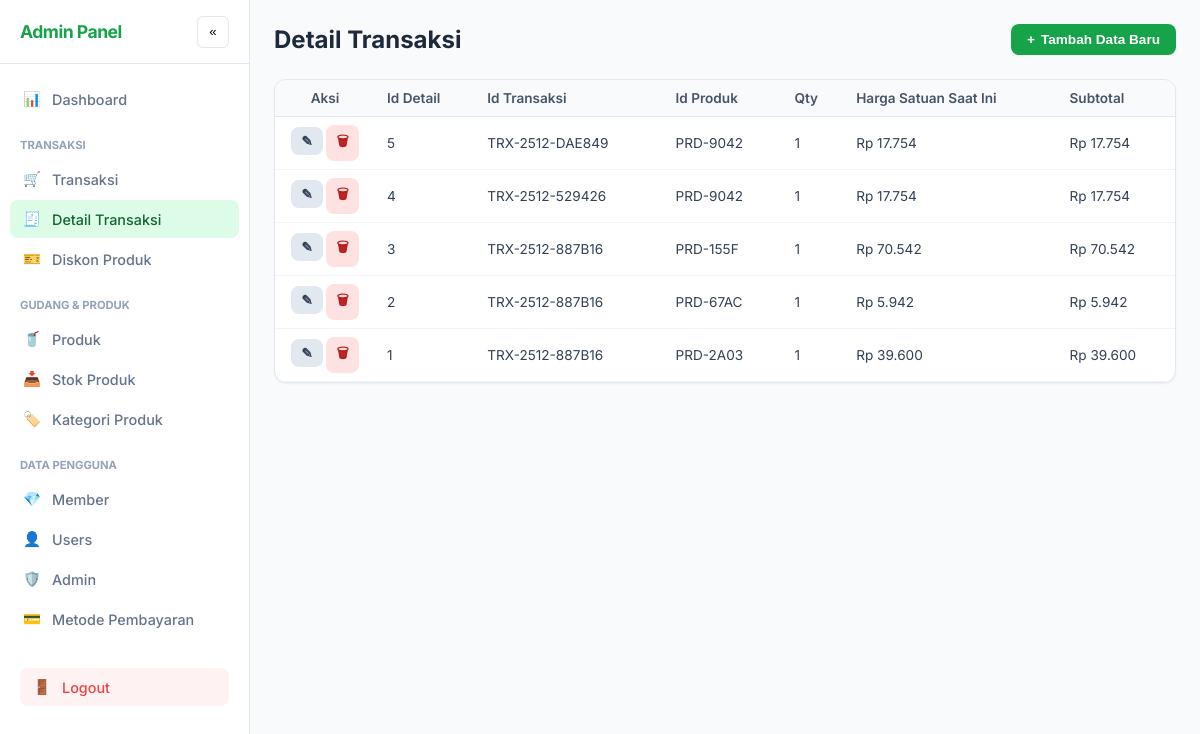
Screenshot of /admin.php?page=detail_transaksi (signed in) with the database file from the repository.
### tables this page shows
CREATE TABLE `detail_transaksi` (
  `id_detail` int(11) NOT NULL,
  `id_transaksi` varchar(20) DEFAULT NULL,
  `id_produk` varchar(10) DEFAULT NULL,
  `qty` int(11) DEFAULT NULL,
  `harga_satuan_saat_ini` decimal(10,2) DEFAULT NULL,
  `subtotal` decimal(10,2) DEFAULT NULL
);

### HTML/admin.php (the view, shortened to what this page needs)
<?php
require_once __DIR__ . '/../PHP/config.php';
$currentPage = $_GET['page'] ?? 'dashboard';
$allowedTables = [
    'transaksi', 'detail_transaksi',
    'stok_produk', 'produk',
    'kategori_produk', 'diskon_produk',
    'member', 'users', 'admin', 'metode_pembayaran'
];
$pkConfig = [
    'produk'            => 'id_produk',
    'member'            => 'id_member',
    'transaksi'         => 'id_transaksi',
    'users'             => 'Id_user',
    'admin'             => 'id_admin',
    'stok_produk'       => 'id_stok',
    'detail_transaksi'  => 'id_detail',
    'kategori_produk'   => 'id_kategori',
    'metode_pembayaran' => 'id_metode',
    'diskon_produk'     => 'id_diskon'
];
$menuIcons = [
    'dashboard'         => '📊',
    'transaksi'         => '🛒',
    'detail_transaksi'  => '🧾',
    'stok_produk'       => '📥',
    'produk'            => '🥤',
    'kategori_produk'   => '🏷️',
    'diskon_produk'     => '🎫',
    'member'            => '💎',
    'users'             => '👤',
    'admin'             => '🛡️',
    'metode_pembayaran' => '💳'
];
function formatRupiah($angka) {
    return "Rp " . number_format($angka, 0, ',', '.');
}
function getPrimaryKey($con, $table) {
    global $pkConfig;
    return $pkConfig[$table] ?? 'id';
}
function getTableColumns($con, $table) {
    $cols = [];
    $result = mysqli_query($con, "SHOW COLUMNS FROM $table");
    while ($row = mysqli_fetch_assoc($result)) {
        $cols[] = $row;
    }
    return $cols;
}
if (in_array($currentPage, $allowedTables)) {
    $primaryKey = getPrimaryKey($con, $currentPage);
}
if ($currentPage === 'dashboard') {
    $statsStock = mysqli_fetch_assoc(mysqli_query($con, "SELECT COUNT(*) AS total, IFNULL(SUM(jumlah_stok),0) AS quantity FROM stok_produk"));
    $statsTrx = mysqli_fetch_assoc(mysqli_query($con, "SELECT COUNT(*) AS total, SUM(total_bayar) AS duit FROM transaksi WHERE status_pembayaran = 'approved'"));
    $payments = mysqli_query($con, "SELECT * FROM transaksi ORDER BY tanggal_transaksi DESC LIMIT 5");
} elseif (in_array($currentPage, $allowedTables)) {
    $tableStructure = getTableColumns($con, $currentPage);
    $query = "SELECT * FROM $currentPage";
    if($currentPage == 'transaksi' || $currentPage == 'detail_transaksi') $query .= " ORDER BY 1 DESC LIMIT 100";
    $result = mysqli_query($con, $query);
} else {
    header("Location: admin.php?page=dashboard"); exit;
}
?>
<!DOCTYPE html>
<html lang="id">
<head>
</head>
<body>
<nav class="sidebar" id="sidebar">
    <div class="sidebar-header">
        <div class="logo-text">Admin Panel</div>
        <button class="btn-icon desktop" onclick="toggleSidebar()">«</button>
    </div>
    <div class="nav">
        <a href="?page=dashboard" class="nav-item <?= $currentPage == 'dashboard' ? 'active' : '' ?>">
            <span class="nav-icon"><?= $menuIcons['dashboard'] ?></span> Dashboard
        </a>
        <div class="nav-label">Transaksi</div>
        <?php foreach (['transaksi', 'detail_transaksi', 'diskon_produk'] as $t): ?>
            <a href="?page=<?= $t ?>" class="nav-item <?= $currentPage == $t ? 'active' : '' ?>">
                <span class="nav-icon"><?= $menuIcons[$t] ?? '📁' ?></span> <?= ucwords(str_replace('_', ' ', $t)) ?>
            </a>
        <?php endforeach; ?>
        <div class="nav-label">Gudang & Produk</div>
        <?php foreach (['produk', 'stok_produk', 'kategori_produk'] as $t): ?>
            <a href="?page=<?= $t ?>" class="nav-item <?= $currentPage == $t ? 'active' : '' ?>">
                <span class="nav-icon"><?= $menuIcons[$t] ?? '📦' ?></span> <?= ucwords(str_replace('_', ' ', $t)) ?>
            </a>
        <?php endforeach; ?>
        <div class="nav-label">Data Pengguna</div>
        <?php foreach (['member', 'users', 'admin', 'metode_pembayaran'] as $t): ?>
            <a href="?page=<?= $t ?>" class="nav-item <?= $currentPage == $t ? 'active' : '' ?>">
                <span class="nav-icon"><?= $menuIcons[$t] ?? '⚙️' ?></span> <?= ucwords(str_replace('_', ' ', $t)) ?>
            </a>
        <?php endforeach; ?>
        <div style="margin-top:20px; padding:10px;">
            <a href="../PHP/logout.php" class="nav-item" style="color: #ef4444; background: #fef2f2;">
                <span class="nav-icon">🚪</span> Logout
            </a>
        </div>
    </div>
</nav>
<main class="main">
    <div class="header">
        <div style="display:flex; align-items:center; gap:12px;">
            <h1 class="page-title">
                <?= $currentPage == 'dashboard' ? 'Dashboard Overview' : ucwords(str_replace('_', ' ', $currentPage)) ?>
            </h1>
        </div>
        <?php if ($currentPage != 'dashboard'): ?>
            <button class="btn btn-primary" onclick="openModal('add')">
                <span>+</span> Tambah Data Baru
            </button>
        <?php endif; ?>
    </div>
    <?php if ($currentPage === 'dashboard'): ?>
        <section class="stats-grid">
            <div class="card card-body">
                <div class="stat-label">Total Item Stok</div>
                <div class="stat-value"><?= number_format($statsStock['quantity']) ?></div>
            </div>
            <div class="card card-body">
                <div class="stat-label">Pemasukan (Sukses)</div>
                <div class="stat-value" style="color:var(--accent)">
                    <?= formatRupiah($statsTrx['duit']) ?>
                </div>
            </div>
            <div class="card card-body">
                <div class="stat-label">Total Transaksi</div>
                <div class="stat-value"><?= number_format($statsTrx['total']) ?></div>
            </div>
        </section>
        <div class="card">
            <div class="card-body">
                <h3 style="margin-top:0; font-size:1.1rem;">Transaksi Terakhir</h3>
                <div class="table-container">
                    <table class="table">
                        <thead><tr><th>ID</th><th>Total</th><th>Status</th><th>Tanggal</th></tr></thead>
                        <tbody>
                            <?php while($row = mysqli_fetch_assoc($payments)): ?>
                            <tr>
                                <td style="font-family:monospace"><?= $row['id_transaksi'] ?></td>
                                <td><?= formatRupiah($row['total_bayar']) ?></td>
                                <td>
                                    <span style="padding:4px 8px; border-radius:6px; font-size:0.75rem; background:<?= $row['status_pembayaran']=='approved'?'#dcfce7':'#f1f5f9' ?>">
                                        <?= strtoupper($row['status_pembayaran']) ?>
                                    </span>
                                </td>
                                <td><?= date('d M Y', strtotime($row['tanggal_transaksi'])) ?></td>
                            </tr>
                            <?php endwhile; ?>
                        </tbody>
                    </table>
                </div>
            </div>
        </div>
    <?php else: ?>
        <div class="card">
            <div class="table-container">
                <table class="table">
                    <thead>
                        <tr>
                            <th style="width:100px; text-align:center;">Aksi</th>
                            <?php foreach ($tableStructure as $col): ?>
                                <th><?= ucwords(str_replace('_', ' ', $col['Field'])) ?></th>
                            <?php endforeach; ?>
                        </tr>
                    </thead>
                    <tbody>
                        <?php
                        if (mysqli_num_rows($result) > 0):
                            while ($row = mysqli_fetch_assoc($result)):
                                $rowJson = htmlspecialchars(json_encode($row), ENT_QUOTES, 'UTF-8');
                                $deleteLabel = $row[$primaryKey];
                        ?>
                            <tr>
                                <td style="text-align:center;">
                                    <button class="btn btn-edit" onclick="openModal('edit', <?= $rowJson ?>)">✎</button>
                                    <button class="btn btn-danger"
                                            onclick="openDeleteModal('<?= $currentPage ?>', '<?= $primaryKey ?>', '<?= $row[$primaryKey] ?>', '<?= htmlspecialchars($deleteLabel, ENT_QUOTES) ?>')">
                                            🗑
                                    </button>
                                </td>
                                <?php foreach ($tableStructure as $col): ?>
                                    <td>
                                        <?php
                                            $field = $col['Field'];
                                            $val = $row[$field];
                                            if ($field === 'diskon_persen') {
                                                echo $val . '%';
                                            }
                                            elseif ((strpos($field, 'harga') !== false ||
                                                     strpos($field, 'total') !== false ||
                                                     strpos($field, 'potongan') !== false ||
                                                     strpos($field, 'subtotal') !== false ||
                                                     strpos($field, 'diskon') !== false)
                                                     && strpos($field, 'id') === false
                                                     && $field !== 'diskon_persen') {
                                                echo formatRupiah($val);
                                            }
                                            elseif(strlen($val) > 30) {
                                                echo substr($val, 0, 30) . '...';
                                            } else {
                                                echo $val;
                                            }
                                        ?>
                                    </td>
                                <?php endforeach; ?>
                            </tr>
                        <?php endwhile;
                        else: ?>
                            <tr><td colspan="100" style="text-align:center; padding:30px; color:#94a3b8;">Tidak ada data. Silakan tambah baru.</td></tr>
                        <?php endif; ?>
                    </tbody>
                </table>
            </div>
        </div>
    <?php endif; ?>
</main>
</body>
</html>

### HTML/admin.php (style rules this page uses)
:root { --bg: #f8fafc; --sidebar-bg: #ffffff; --accent: #16a34a; --accent-hover: #15803d; --text-main: #0f172a; --text-muted: #64748b; --border: #e2e8f0; --sidebar-width: 250px; --sidebar-collapsed: 64px; }
* { box-sizing: border-box; }
body { margin: 0; font-family: 'Inter', sans-serif; background: var(--bg); color: var(--text-main); overflow-x: hidden; }
.sidebar { width: var(--sidebar-width); background: var(--sidebar-bg); border-right: 1px solid var(--border); position: fixed; top: 0; left: 0; bottom: 0; display: flex; flex-direction: column; transition: all 0.3s ease; z-index: 50; }
.sidebar-header { padding: 20px; display: flex; align-items: center; justify-content: space-between; height: 64px; border-bottom: 1px solid var(--border); }
.logo-text { font-weight: 700; font-size: 1.1rem; color: var(--accent); letter-spacing: -0.5px; }
.nav { padding: 16px 10px; flex: 1; overflow-y: auto; }
.nav-label { font-size: 0.7rem; font-weight: 700; text-transform: uppercase; color: #94a3b8; margin: 20px 10px 8px; }
.nav-item { display: flex; align-items: center; padding: 10px 12px; margin-bottom: 2px; color: var(--text-muted); text-decoration: none; border-radius: 8px; font-weight: 500; font-size: 0.9rem; transition: 0.2s; }
.nav-item.active { background: #dcfce7; color: #166534; }
.nav-icon { margin-right: 10px; width: 20px; text-align: center; }
.main { margin-left: var(--sidebar-width); flex: 1; padding: 24px; transition: margin-left 0.3s; min-height: 100vh; }
.header { display: flex; justify-content: space-between; align-items: center; margin-bottom: 24px; gap: 10px; flex-wrap: wrap; }
.page-title { margin: 0; font-size: 1.5rem; font-weight: 700; color: #1e293b; }
.card { background: white; border-radius: 12px; border: 1px solid var(--border); box-shadow: 0 1px 2px rgba(0, 0, 0, 0.05); margin-bottom: 20px; }
.table-container { width: 100%; overflow-x: auto; border-radius: 12px; }
.table { width: 100%; border-collapse: collapse; font-size: 0.85rem; white-space: nowrap; }
.table th { background: #f8fafc; text-align: left; padding: 10px 12px; font-weight: 600; color: #475569; border-bottom: 1px solid var(--border); }
.table td { padding: 8px 12px; border-bottom: 1px solid #f1f5f9; color: #334155; vertical-align: middle; }
.btn { display: inline-flex; align-items: center; gap: 6px; padding: 8px 16px; border-radius: 8px; font-weight: 600; border: none; cursor: pointer; text-decoration: none; font-size: 0.85rem; transition: 0.2s; }
.btn-primary { background: var(--accent); color: white; }
.btn-danger { background: #fee2e2; color: #b91c1c; padding: 6px 10px; }
.btn-edit { background: #e2e8f0; color: #334155; padding: 6px 10px; }
.btn-icon { width: 32px; height: 32px; display: flex; align-items: center; justify-content: center; background: white; border: 1px solid var(--border); border-radius: 6px; cursor: pointer; }

### rows the page displays
detail_transaksi: val "5", val "TRX-2512-DAE849", val "PRD-9042", val "1", val "Rp 17.754"
detail_transaksi: val "4", val "TRX-2512-529426", val "PRD-9042", val "1", val "Rp 17.754"
detail_transaksi: val "3", val "TRX-2512-887B16", val "PRD-155F", val "1", val "Rp 70.542"
detail_transaksi: val "2", val "TRX-2512-887B16", val "PRD-67AC", val "1", val "Rp 5.942"
detail_transaksi: val "1", val "TRX-2512-887B16", val "PRD-2A03", val "Rp 39.600"

### other values shown
$menuIcons['dashboard'] "📊"
$menuIcons[$t] "🛒"
str_replace('_', ' ', $t) "Transaksi"
$menuIcons[$t] "🧾"
str_replace('_', ' ', $t) "Detail Transaksi"
$menuIcons[$t] "🎫"
str_replace('_', ' ', $t) "Diskon Produk"
$menuIcons[$t] "🥤"
str_replace('_', ' ', $t) "Produk"
$menuIcons[$t] "📥"
str_replace('_', ' ', $t) "Stok Produk"
$menuIcons[$t] "🏷️"
str_replace('_', ' ', $t) "Kategori Produk"
$menuIcons[$t] "💎"
str_replace('_', ' ', $t) "Member"
